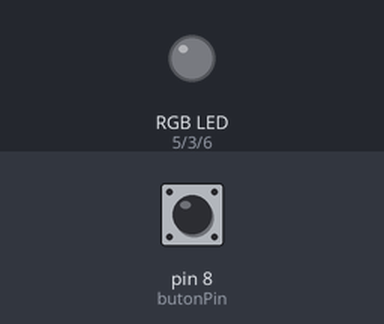
Recording of a sketch running on a simulated Arduino Uno, built with avr-gcc and run on an emulated ATmega328P. Parts: an RGB LED mixed from three pins (HIGH = lit). Dashed ring = blinking. The inputs (shaded band) are chosen by the test bench; at power-on: pin 8 (butonPin) HIGH.

Above: at 1.2 s.
1.3 s: pin 8 (butonPin) pulled LOW for 1 s
At 1.9 s:
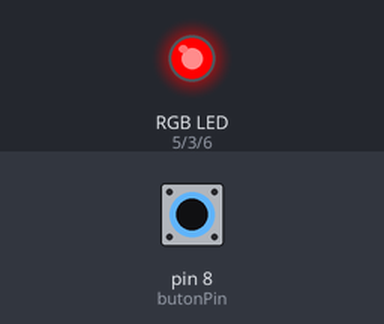
3.8 s: pin 8 (butonPin) pulled LOW for 0.15 s
At 4.9 s:
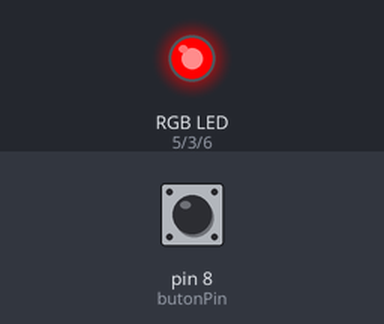
5.5 s: pin 8 (butonPin) pulled LOW for 3.2 s
At 7.12 s:
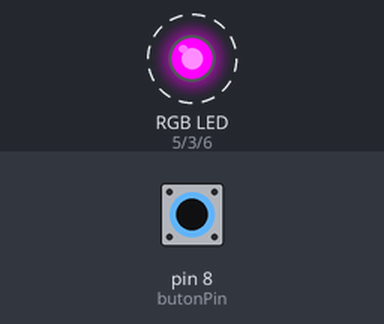
Timing chart, 0 to 10.0 s (numbered marks = the images above; inputs shaded):
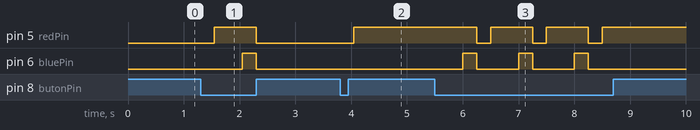

The sketch:

buton_an_read_rgb.ino
```cpp
const int redPin = 5;     //sabit değer tanımlama
const int greenPin = 3;

#define  bluePin  6
bool buttonDurumu=false;
int butonPin=8;
int renk_sec=0;
void setup() {
  pinMode(redPin, OUTPUT);
  pinMode(greenPin, OUTPUT);
  pinMode(bluePin, OUTPUT);
   pinMode(butonPin, INPUT);

}

void loop() {
  // Buton durumunu oku
  if (digitalRead(butonPin)==LOW) {
    delay(250);
    renk_sec++;
    //digitalWrite(ledPin, HIGH);
  }
  else {
      //digitalWrite(ledPin, LOW);
  }


  if(renk_sec==1) digitalWrite(redPin, HIGH);
  if(renk_sec==2) digitalWrite(greenPin, LOW);
  if(renk_sec==3) digitalWrite(bluePin, HIGH);
  if(renk_sec==4){
    digitalWrite(bluePin, LOW);
     digitalWrite(redPin, LOW);
     digitalWrite(greenPin, LOW);
     renk_sec=0;
  }

}
```

Measured:
- after the input at 1.3 s, pin 5 (redPin): LOW → HIGH after 0.25 s, → LOW 0.75 s later; pin 6 (bluePin): LOW → HIGH after 0.75 s, → LOW 0.25 s later
- after the input at 3.8 s, pin 5 (redPin): LOW → HIGH after 0.25 s
- after the input at 5.5 s, pin 5 (redPin): alternates HIGH for 0.75 s and LOW for 0.25 s, 6 changes in all, then stays HIGH, starting after 0.75 s; pin 6 (bluePin): alternates HIGH for 0.25 s and LOW for 0.75 s, 6 changes in all, then stays LOW, starting after 0.50 s
